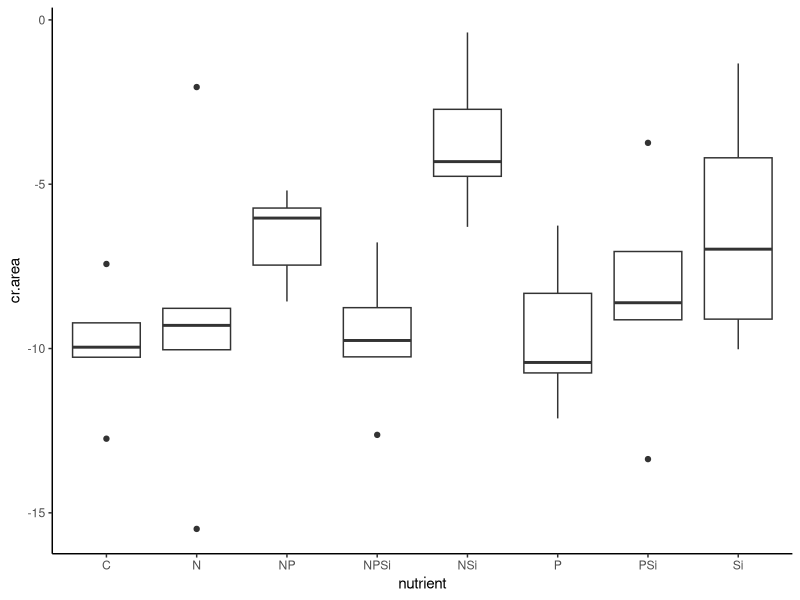
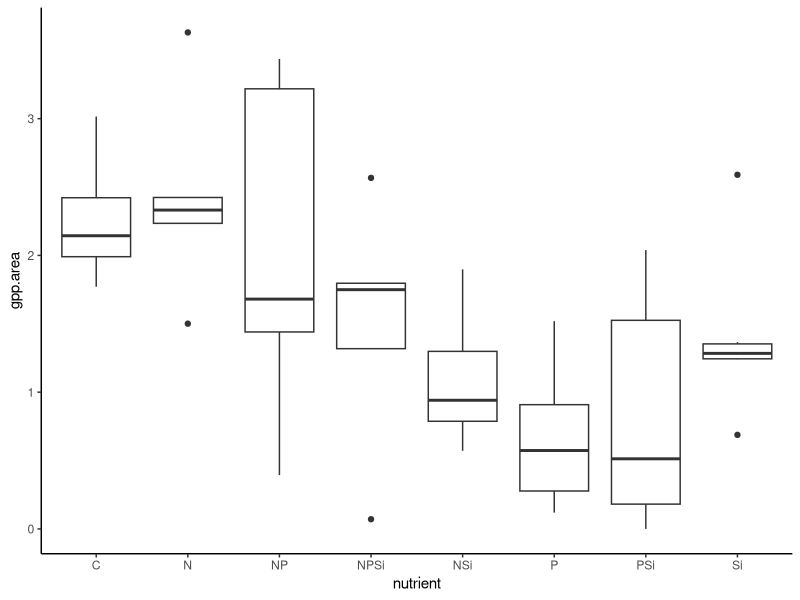
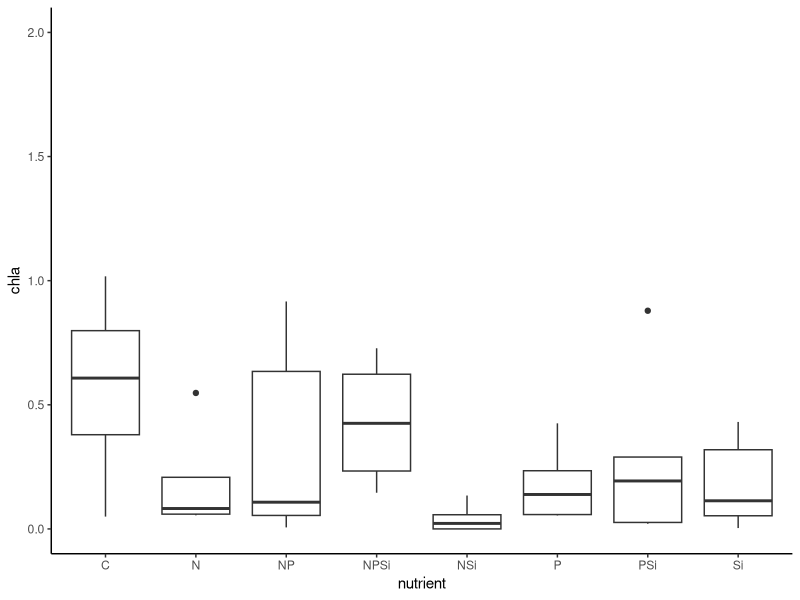
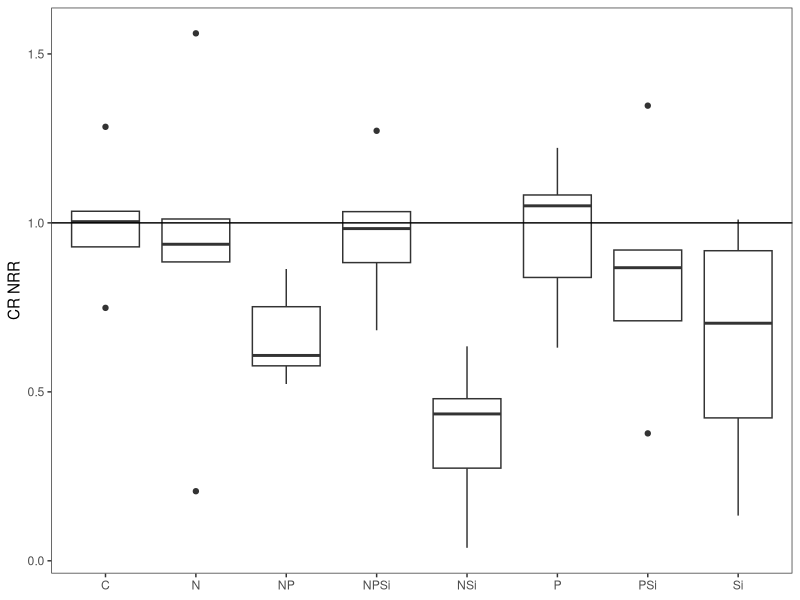
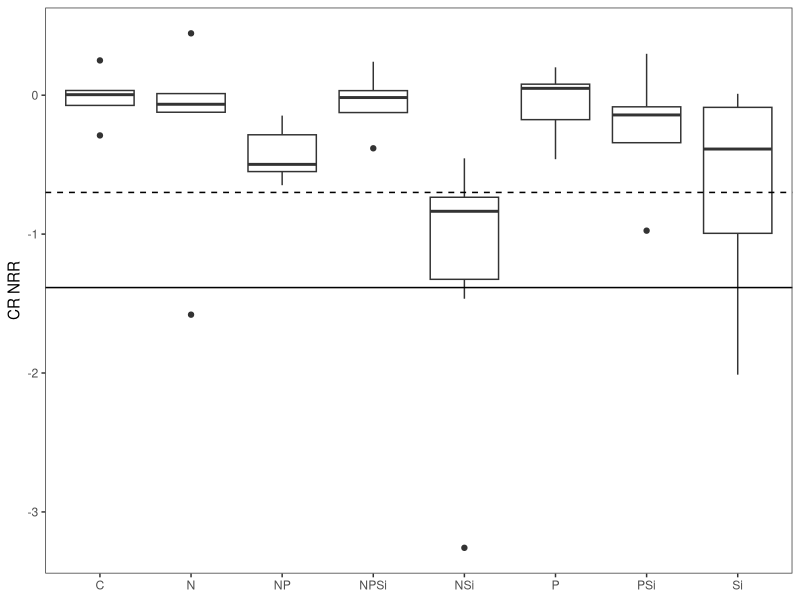
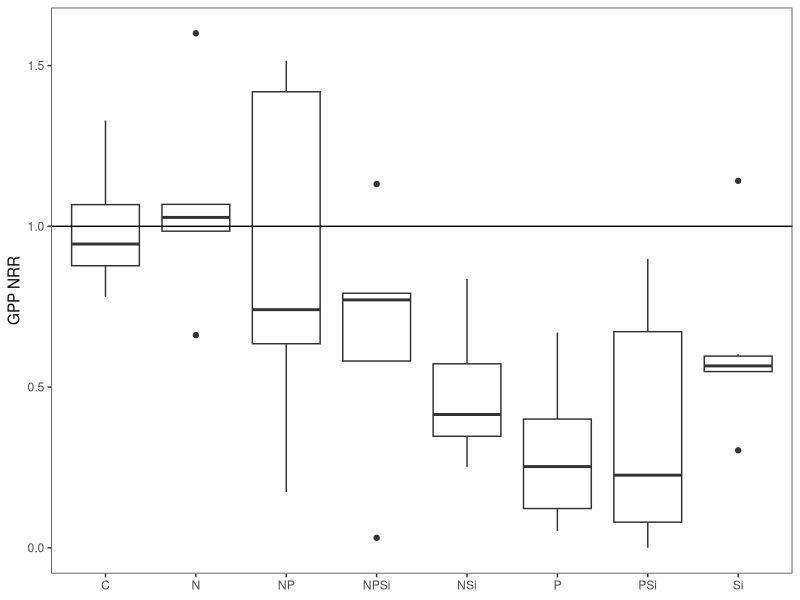
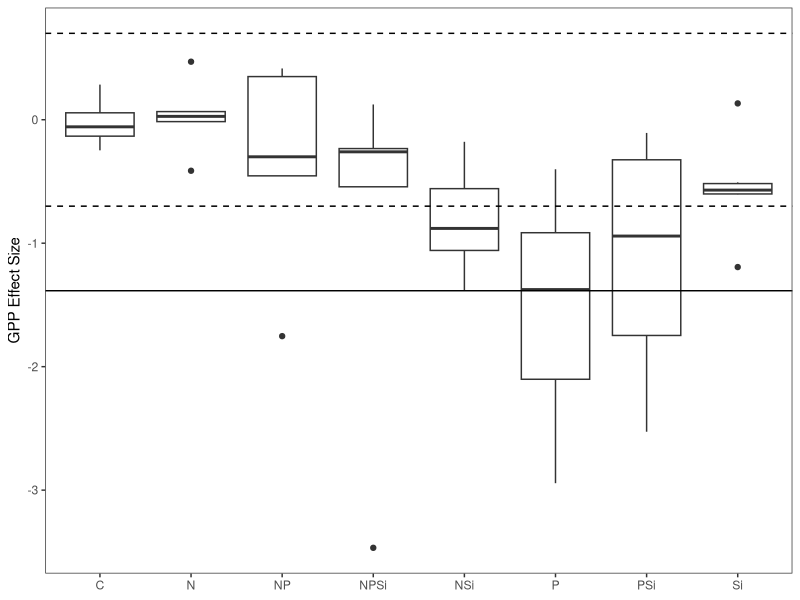
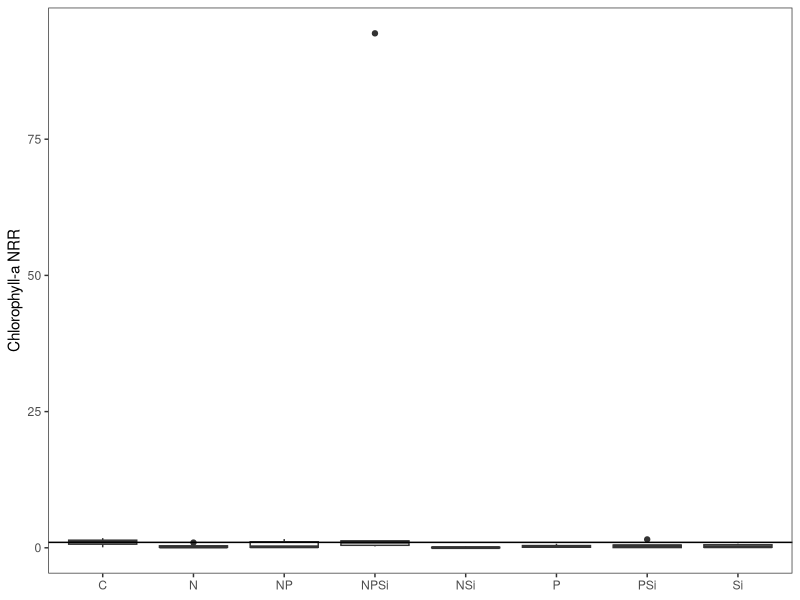

Here is the R script that generated these plots, in order: (Note: this script raises an error after producing the figures.)
#Author:  Clay Arango
#Creation date: 10-Feb-19
#Script to analyze NDS data from Summer 2018 NDS work with S. Roley and A. Alexiades

#packages
install.packages("nlme")
install.packages("nortest")
install.packages("dplyr")
install.packages("multcomp")
install.packages("MASS")
install.packages("ggplot2")
library(nlme)
library(nortest)
library(plyr)
library(dplyr)
library(multcomp)
library(MASS)
library(ggplot2)
library(tidyr)

#Load data
reec_fall <- read.table(file="reec_fall.csv", header=T, sep=",")

#set variable
d = reec_fall

#evaluate data to make sure factors are correct
names(d)
unique(d$nutrient) #control, N, NP, NPSi, NSi, P, PSi, Si
unique(d$N) #should be 0 and 1
unique(d$P) #should be 0 and 1
unique(d$Si) #should be 0 and 1
unique(d$top) #should be "sponge" and "glass"
#if need to change, use recode function below. 
d$top<-recode(d$top, "cellulose" ="sponge")
str(d)

#convert N and P and Si values (0 or 1 for absence or presence) to factors
d$N<-as.factor(d$N)
d$P<-as.factor(d$P)
d$Si<-as.factor(d$Si)
str(d)

#subset data into gpp and cr response
d.cr = subset(d, top=="sponge", data=d)
d.gpp = subset(d, top=="glass", data=d)

#check distribution of controls and remove as needed before calculating NRR.
ggplot(d.cr, aes(x=nutrient, y=cr.area))+geom_boxplot() +theme_classic()
#ok

#calculate nrr for cr
x<-ddply(d.cr, "nutrient", summarise, ave_cr = mean(cr.area, na.rm=T)) #changed to ddply b/c allows
#to specify by column name - I had a csv file with the relevant column in a different position.
x
d.cr$cr.nrr = d.cr$cr.area/-9.922869 #divide by control ave_cr
d.cr$chla.nrr<-NA

#check distribution of controls and remove as needed before calculating NRR.
ggplot(d.gpp, aes(x=nutrient, y=gpp.area))+geom_boxplot() +theme_classic()
#probaly ok, but check AA3, AA6, X3
ggplot(d.gpp, aes(x=nutrient, y=chla))+geom_boxplot() +theme_classic()+scale_y_continuous(limits=c(0,2))
#one super-high outlier - was a copy/paste error.updated with value from NDS spreadsheet.
#also check CC3

#calculate nrr for gpp and chla
x<- ddply(d.gpp, "nutrient", summarise, ave_gpp = mean(gpp.area, na.rm=T), ave_chla = mean(chla, na.rm=T)) 
x
d.gpp$gpp.nrr = d.gpp$gpp.area/2.2686372 #divide by control ave_gpp
d.gpp$chla.nrr = d.gpp$chla/0.5705330 #divide by control ave_chla

#combine files and export
d.nrr<-rbind(d.cr, d.gpp)
d.nrr$site_date<-"reec_fall"

d.nrr$gpp.es<-log(d.nrr$gpp.nrr)
d.nrr$cr.es<-log(d.nrr$cr.nrr)
d.nrr$chla.es<-log(d.nrr$chla.nrr)
write.table(d.nrr, "reec_fall_nrr.csv", sep=",", quote=F, row.names =F)


###############
#plots of NRR and effect size
##############
ggplot(data=d.cr, aes(x=nutrient, y=cr.nrr))+geom_boxplot()+theme_bw()+
  ylab("CR NRR")+geom_abline(slope = 0, intercept = 1)+
  theme(axis.title.x=element_blank(), panel.grid.minor=element_blank(), panel.grid.major=element_blank())
#inhibition

ggplot(data=subset(d.nrr, (top=="sponge")), aes(x=nutrient, y=cr.es))+geom_boxplot()+theme_bw()+
  ylab("CR NRR")+geom_hline(yintercept = -1.385, lty="solid")+ geom_hline(yintercept = -0.7, lty="dashed")+
  theme(axis.title.x=element_blank(), panel.grid.minor=element_blank(), panel.grid.major=element_blank())

ggplot(data=subset(d.gpp, !(nutrient=="control")), aes(x=nutrient, y=gpp.nrr))+geom_boxplot()+theme_bw()+
  ylab("GPP NRR")+geom_abline(slope = 0, intercept = 1)+
  theme(axis.title.x=element_blank(), panel.grid.minor=element_blank(), panel.grid.major=element_blank())
#inhibition

ggplot(data=subset(d.nrr, (top=="glass")), aes(x=nutrient, y=gpp.es))+geom_boxplot()+theme_bw()+
  ylab("GPP Effect Size")+geom_hline(yintercept = -1.385, lty="solid")+ 
  geom_hline(yintercept = -0.7, lty="dashed")+geom_hline(yintercept = 0.7, lty="dashed")+
  theme(axis.title.x=element_blank(), panel.grid.minor=element_blank(), panel.grid.major=element_blank())

ggplot(data=d.gpp, aes(x=nutrient, y=chla.nrr))+geom_boxplot()+theme_bw()+
  ylab("Chlorophyll-a NRR")+geom_abline(slope = 0, intercept = 1)+
  theme(axis.title.x=element_blank(), panel.grid.minor=element_blank(), panel.grid.major=element_blank())
#inhibition

ggplot(data=subset(d.nrr, (top=="glass")), aes(x=nutrient, y=chla.es))+geom_boxplot()+theme_bw()+
  ylab("Chla Effect Size")+geom_hline(yintercept = -1.385, lty="solid")+ 
  geom_hline(yintercept = -0.7, lty="dashed")+geom_hline(yintercept = 0.7, lty="dashed")+
  theme(axis.title.x=element_blank(), panel.grid.minor=element_blank(), panel.grid.major=element_blank())


##########
#NRR Summary Files
#########

GPP_sum<-ddply(d.gpp, "nutrient", summarise, ave_nrr.gpp=mean(gpp.nrr, na.rm=T), sd_nrr.gpp=sd(gpp.nrr, na.rm=T), 
               se_nrr.gpp =(sd(gpp.nrr)/sqrt(sum(!is.na(gpp.nrr)))), 
               ci95_nrr.gpp = (1.96*(sd(gpp.nrr)/sqrt(sum(!is.na(gpp.nrr))))),
               ave_nrr.chla=mean(chla.nrr, na.rm=T), sd_nrr.chla=sd(chla.nrr, na.rm=T), 
               se_nrr.chla =(sd(chla.nrr)/sqrt(sum(!is.na(chla.nrr)))), 
               ci95_nrr.chla = (1.96*(sd(chla.nrr)/sqrt(sum(!is.na(chla.nrr))))))
CR_sum<-ddply(d.cr, "nutrient", summarise, ave_nrr.cr=mean(cr.nrr, na.rm=T), sd_nrr.cr=sd(cr.nrr, na.rm=T), 
              se_nrr.cr =(sd(cr.nrr)/sqrt(sum(!is.na(cr.nrr)))), 
              ci95_nrr.cr = (1.96*(sd(cr.nrr)/sqrt(sum(!is.na(cr.nrr))))))

#now combine into one and export
d.sum<-merge(GPP_sum, CR_sum, by="nutrient")
d.sum$site_date<-"reec_fall"
write.table(d.sum, "reec_fall_summ.csv",  sep=",", quote=F, row.names =F)


############################################################
#analyze RESPIRATION data
############################################################

M1<-gls(cr.area~N*P*Si, data=d.cr, na.action=na.omit)
E1<-residuals(M1)
qqnorm(E1)
qqline(E1)
ad.test(E1)
   #residuals are normally distributed p = 0.304
hist(E1)  
plot(M1)

plot(filter(d.cr, !is.na(cr.area)) %>% dplyr::select(nutrient), 
     E1, xlab="nutrient", ylab="Residuals")
bartlett.test(cr.area~nutrient, data=d.cr)
   #variance test is ok

anova(M1) #co-inhibited by P and Si
#N               1   2.88396  0.0992
#P               1   2.06316  0.1606
#Si              1   4.02815  0.0533
#N:P             1   0.35027  0.5581
#N:Si            1   0.27318  0.6048
#P:Si            1   9.11409  0.0049
#N:P:Si          1   2.66291  0.1125

##########################################################
#do multiple 2 way ANOVAs to improve our ability to interpret
##########################################################
#N and P
xx = na.omit(subset(d.cr, select = c(N,P,cr.area)))
interaction.plot(xx$N, xx$P, xx$cr.area*-1)

#N and Si
xx = na.omit(subset(d.cr, select = c(N,Si,cr.area)))
interaction.plot(xx$N, xx$Si, xx$cr.area*-1)

#P and Si
xx = na.omit(subset(d.cr, select = c(P,Si,cr.area)))
interaction.plot(xx$P, xx$Si, xx$cr.area*-1)

##########################################################
#Analyze CR by removing all Si treatments
##########################################################
d.crNoSi = subset(d.cr, Si==0)

M1<-gls(cr.area~N*P, data=d.crNoSi, na.action=na.omit)
E1<-residuals(M1)
qqnorm(E1)
qqline(E1)
ad.test(E1)
#residuals are normally distributed p = 0.15
hist(E1)  
plot(M1)

bartlett.test(cr.area~nutrient, data=d.crNoSi)
#variance test 0.09

anova(M1)

##########################################################
#do 2 way ANOVAs to interpret
##########################################################
#N and P
xx = na.omit(subset(d.cr, select = c(N,P,cr.area)))
interaction.plot(xx$N, xx$P, xx$cr.area*-1)

#No limitation
##########################################################
x <- group_by(d.cr, nutrient) %>%  # Grouping function causes subsequent functions to aggregate by season and reach
  summarize(cr.mean = abs(mean(cr.area, na.rm = TRUE)), # na.rm = TRUE to remove missing values
            cr.sd=abs(sd(cr.area, na.rm = TRUE)),  # na.rm = TRUE to remove missing values
            n = sum(!is.na(cr.area)), # of observations, excluding NAs. 
            cr.se=cr.sd/sqrt(n))

ggplot(data=x, aes(x=nutrient, y=cr.mean)) + 
  geom_bar(stat="identity", position=position_dodge(), color = "black") + 
  geom_errorbar(aes(ymin=cr.mean, ymax=cr.mean+cr.se), width=0.2, 
                position=position_dodge(0.9)) + 
  xlab("Nutrient") +
  ylab(expression(Respiration~(ug~O[2]~m^{-2}~h^{-1}))) +
  ylim(0,20) +
  labs(fill="Light") +
  theme_bw() +
  theme(panel.grid.major=element_blank(),
        panel.grid.minor=element_blank(),
        legend.title=element_text(size=6),
        legend.key=element_blank(), 
        legend.position=c(0.5,0.95), 
        legend.text=element_text(size=8), 
        legend.background=element_blank(), 
        legend.direction="horizontal", 
        legend.key.size=unit(0.3, "cm"), 
        axis.title.y=element_text(size=8), 
        axis.title.x=element_text(size=8), 
        axis.text.x=element_text(size=8))

#ggsave('output/figures/Ring_fall.tiff',
#       units="in",
#       width=3.25,
#       height=3.25,
#       dpi=1200,
#       compression="lzw")

############################################################
#analyze the PRODUCTION data
############################################################

M1<-gls(gpp.area~N*P*Si, data=d.gpp, na.action=na.omit) 
E1<-residuals(M1)
qqnorm(E1)
qqline(E1)
ad.test(E1)
   #residuals ok

hist(E1, xlab="residuals", main="")
plot(M1)

plot(filter(d.gpp, !is.na(gpp.area)) %>% dplyr::select(nutrient), 
     E1, xlab="nutrient", ylab="Residuals")
bartlett.test(gpp.area~nutrient, data=d.gpp)
   #OK

anova(M1)
  

############################################################
#analyze the CHL-A biomass on disks
#########################################################

M1<-gls(log(chla)~N*P*Si, data=d.gpp, na.action=na.omit)
E1<-residuals(M1)
qqnorm(E1)
qqline(E1)
ad.test(E1)
  #residuals ok p = 0.3355
hist(E1)
plot(M1)#some increase in variance

plot(filter(d.gpp, !is.na(chla)) %>% dplyr::select(nutrient), 
     E1, xlab="nutrient", ylab="Residuals")
bartlett.test(log(chla)~nutrient, data=d.gpp)
#variance not quite ok, p = 0.03 
#logging results in p = 0.5871

anova(M1)
#N               1   0.18067  0.6736
#P               1   1.36197  0.2518
#Si              1   1.08709  0.3049
#N:P             1   4.65056  0.0387
#N:Si            1   0.47887  0.4939
#P:Si            1   4.48820  0.0420
#N:P:Si          1   0.72059  0.4023
#N and P


M1<-gls(chla~N*P*Si, data=d.gpp, na.action=na.omit)
E1<-residuals(M1)
qqnorm(E1)
qqline(E1)
ad.test(E1)
#residuals look good (p=0.1124)
hist(E1)
plot(M1)

bartlett.test(chla~nutrient, data=d.gpp)
#data look bad p=0.03039

#log transformation
d.gpp$l.chla = log10(d.gpp$chla+1)

M2<-gls(l.chla~N*P*Si, data=d.gpp, na.action=na.omit) 
E2<-residuals(M2)
qqnorm(E2)
qqline(E2)
ad.test(E2)
#residuals are not normal, p=0.2517

hist(E2, xlab="residuals", main="")
plot(M2)

plot(filter(d.gpp, !is.na(gpp.area)) %>% dplyr::select(nutrient), 
     E1, xlab="nutrient", ylab="Residuals")
bartlett.test(l.chla~nutrient, data=d.gpp)
#data look good p=0.1068

anova(M2)

##########################################################
#do multiple 2 way ANOVAs to improve our ability to interpret
##########################################################
#N and P  P offsets negative effects of N alone and P alone
xx = na.omit(subset(d.gpp, select = c(N,P,chla)))
interaction.plot(xx$N, xx$P, xx$chla)

#N and Si
#remove NA for plotting
xx = na.omit(subset(d.gpp, select = c(N,Si,chla)))
interaction.plot(xx$N, xx$Si, xx$chla)

#P and Si
xx = na.omit(subset(d.gpp, select = c(P,Si,chla)))
interaction.plot(xx$P, xx$Si, xx$chla)


##########################################################
#Analyze chl-a by removing all Si treatments
##########################################################
d.gppNoSi = subset(d.gpp, Si==0)

M1<-gls(chla~N*P, data=d.gppNoSi, na.action=na.omit)
E1<-residuals(M1)
qqnorm(E1)
qqline(E1)
ad.test(E1)
#residuals look good (p=0.40)
hist(E1)
plot(M1)

bartlett.test(chla~nutrient, data=d.gpp)
#data look bad p=0.03

#log transformation
d.gppNoSi$l.chla = log10(d.gppNoSi$chla+1)

M2<-gls(l.chla~N*P, data=d.gppNoSi, na.action=na.omit) 
E2<-residuals(M2)
qqnorm(E2)
qqline(E2)
ad.test(E2)
#residuals are normal, p=0.45

hist(E2, xlab="residuals", main="")
plot(M2)
bartlett.test(l.chla~nutrient, data=d.gppNoSi)
#good, p = 0.37

anova(M2)

#Interpret Interaction
#N and P
xx = na.omit(subset(d.gppNoSi, select = c(N,P,chla)))
interaction.plot(xx$N, xx$P, xx$chla)

#No limitation
